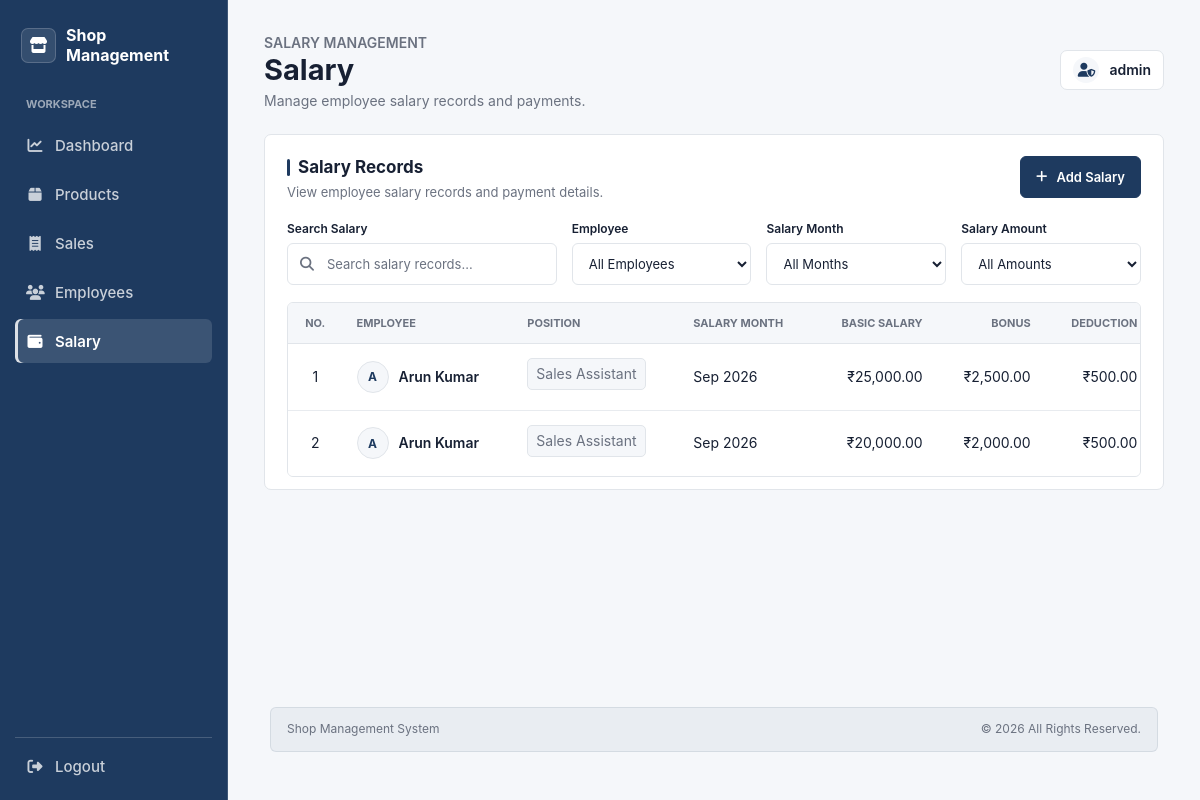
/salary/view.php (signed in), run on the app's committed database.
### tables this page shows
CREATE TABLE `salary` (
  `id` int(11) NOT NULL,
  `employee_id` int(11) NOT NULL,
  `salary_month` varchar(20) NOT NULL,
  `basic_salary` decimal(10,2) NOT NULL,
  `bonus` decimal(10,2) DEFAULT 0.00,
  `deduction` decimal(10,2) DEFAULT 0.00,
  `net_salary` decimal(10,2) NOT NULL,
  `payment_date` date DEFAULT NULL
);

CREATE TABLE `employees` (
  `id` int(11) NOT NULL,
  `name` varchar(100) NOT NULL,
  `phone` varchar(20) DEFAULT NULL,
  `email` varchar(100) DEFAULT NULL,
  `position` varchar(100) DEFAULT NULL,
  `joining_date` date DEFAULT NULL
);

### salary/view.php (the view, shortened to what this page needs)
<?php
include __DIR__ . "/../db.php";
$admin_username = htmlspecialchars($_SESSION["username"], ENT_QUOTES, "UTF-8");
$search = trim($_GET["search"] ?? "");
$employee_id = intval($_GET["employee_id"] ?? 0);
$salary_month = trim($_GET["salary_month"] ?? "");
$amount_filter = trim($_GET["amount_filter"] ?? "");
if (
	$amount_filter !== "under_10000"
	&& $amount_filter !== "10000_20000"
	&& $amount_filter !== "20000_30000"
	&& $amount_filter !== "above_30000"
) {
	$amount_filter = "";
}
$employee_filter_active = $employee_id > 0 ? 1 : 0;
$search_value = "%" . $search . "%";
$stmt = mysqli_prepare(
	$conn,
	"SELECT
		salary.id,
		employees.name,
		employees.position,
		salary.salary_month,
		salary.basic_salary,
		salary.bonus,
		salary.deduction,
		salary.net_salary,
		salary.payment_date
	FROM salary
	INNER JOIN employees
		ON salary.employee_id = employees.id
	WHERE employees.name LIKE ?
		AND (? = 0 OR salary.employee_id = ?)
		AND (? = '' OR salary.salary_month = ?)
		AND (
			? = ''
			OR (? = 'under_10000' AND salary.net_salary < 10000)
			OR (? = '10000_20000' AND salary.net_salary >= 10000 AND salary.net_salary <= 20000)
			OR (? = '20000_30000' AND salary.net_salary > 20000 AND salary.net_salary <= 30000)
			OR (? = 'above_30000' AND salary.net_salary > 30000)
		)
	ORDER BY salary.id DESC"
);
mysqli_stmt_bind_param(
	$stmt,
	"siisssssss",
	$search_value,
	$employee_filter_active,
	$employee_id,
	$salary_month,
	$salary_month,
	$amount_filter,
	$amount_filter,
	$amount_filter,
	$amount_filter,
	$amount_filter
);
mysqli_stmt_execute($stmt);
$result = mysqli_stmt_get_result($stmt);
?>
<!DOCTYPE html>
<html lang="en">
<head>
	<link rel="stylesheet" href="../css/style.css">
</head>
<body class="shop-dashboard products-page">
	<div class="dashboard-shell">
		<aside class="dashboard-sidebar" aria-label="Main navigation">
			<a class="dashboard-brand" href="../dashboard.php">
				<span class="dashboard-brand-icon" aria-hidden="true"><i class="fa-solid fa-store"></i></span>
				<span>Shop Management</span>
			</a>
			<nav class="dashboard-nav" aria-label="Primary">
				<a class="dashboard-nav-link" href="../dashboard.php">
					<i class="fa-solid fa-chart-line" aria-hidden="true"></i><span>Dashboard</span>
				</a>
				<a class="dashboard-nav-link" href="../products/view.php">
					<i class="fa-solid fa-box" aria-hidden="true"></i><span>Products</span>
				</a>
				<a class="dashboard-nav-link" href="../sales/view.php">
					<i class="fa-solid fa-receipt" aria-hidden="true"></i><span>Sales</span>
				</a>
				<a class="dashboard-nav-link" href="../employees/view.php">
					<i class="fa-solid fa-users" aria-hidden="true"></i><span>Employees</span>
				</a>
				<a class="dashboard-nav-link is-current" href="view.php" aria-current="page">
					<i class="fa-solid fa-wallet" aria-hidden="true"></i><span>Salary</span>
				</a>
			</nav>
			<a class="dashboard-logout" href="../logout.php">
				<i class="fa-solid fa-right-from-bracket" aria-hidden="true"></i><span>Logout</span>
			</a>
		</aside>
		<main class="dashboard-main">
			<header class="dashboard-header products-page-header">
				<div class="dashboard-heading">
					<p class="product-page-label">SALARY MANAGEMENT</p>
					<h1>Salary</h1>
					<p>Manage employee salary records and payments.</p>
				</div>
				<div class="dashboard-profile" aria-label="Admin profile">
					<span class="dashboard-profile-icon" aria-hidden="true"><i class="fa-solid fa-user-shield"></i></span>
					<span><?php echo $admin_username; ?></span>
				</div>
			</header>
			<section class="dashboard-panel products-panel" aria-labelledby="salary-records-title">
				<div class="dashboard-panel-heading products-panel-heading">
					<div>
						<h2 id="salary-records-title">Salary Records</h2>
						<p>View employee salary records and payment details.</p>
					</div>
					<a class="products-add-button" href="add.php">
						<i class="fa-solid fa-plus" aria-hidden="true"></i><span>Add Salary</span>
					</a>
				</div>
				<form class="products-toolbar" method="get" action="view.php">
					<div class="products-field products-search-field">
						<label for="salary-search">Search Salary</label>
						<div class="products-search-control">
							<i class="fa-solid fa-magnifying-glass" aria-hidden="true"></i>
							<input
								id="salary-search"
								name="search"
								type="search"
								placeholder="Search salary records..."
								value="<?php echo htmlspecialchars($search, ENT_QUOTES, "UTF-8"); ?>"
							>
						</div>
					</div>
					<div class="products-field products-category-field">
						<label for="salary-employee">Employee</label>
						<select id="salary-employee" name="employee_id" onchange="this.form.submit()">
							<option value="0" <?php if ($employee_id === 0) echo "selected"; ?>>All Employees</option>
						</select>
					</div>
					<div class="products-field products-category-field">
						<label for="salary-month">Salary Month</label>
						<select id="salary-month" name="salary_month" onchange="this.form.submit()">
							<option value="" <?php if ($salary_month === "") echo "selected"; ?>>All Months</option>
						</select>
					</div>
					<div class="products-field products-category-field">
						<label for="salary-amount-filter">Salary Amount</label>
						<div class="products-status-control">
							<select id="salary-amount-filter" name="amount_filter" onchange="this.form.submit()">
								<option value="" <?php if ($amount_filter === "") echo "selected"; ?>>
									All Amounts
								</option>
							</select>
						</div>
					</div>
				</form>
				<?php if (mysqli_num_rows($result) > 0): ?>
					<div class="recent-sales-table-wrap">
						<table class="recent-sales-table salary-records-table">
							<thead>
								<tr>
									<th scope="col">No.</th>
									<th scope="col">Employee</th>
									<th scope="col">Position</th>
									<th scope="col">Salary Month</th>
									<th scope="col">Basic Salary</th>
									<th scope="col">Bonus</th>
									<th scope="col">Deduction</th>
								</tr>
							</thead>
							<tbody>
								<?php $number = 1; ?>
								<?php while ($salary = mysqli_fetch_assoc($result)): ?>
									<?php $employee_initial = strtoupper(substr((string) $salary["name"], 0, 1)); ?>
									<tr data-salary-id="<?php echo (int) $salary["id"]; ?>">
										<td><?php echo $number++; ?></td>
										<td>
											<div class="employee-name-cell">
												<span class="employee-avatar" aria-hidden="true">
													<?php echo htmlspecialchars($employee_initial, ENT_QUOTES, "UTF-8"); ?>
												</span>
												<span class="employee-name">
													<?php echo htmlspecialchars((string) $salary["name"], ENT_QUOTES, "UTF-8"); ?>
												</span>
										</div>
										</td>
										<td><span class="employee-position"><?php echo htmlspecialchars((string) $salary["position"], ENT_QUOTES, "UTF-8"); ?></span></td>
										<td><?php echo date("M Y", strtotime($salary["salary_month"])); ?></td>
										<td>₹<?php echo number_format((float) $salary["basic_salary"], 2); ?></td>
										<td>₹<?php echo number_format((float) $salary["bonus"], 2); ?></td>
										<td>₹<?php echo number_format((float) $salary["deduction"], 2); ?></td>
									</tr>
								<?php endwhile; ?>
							</tbody>
						</table>
					</div>
				<?php endif; ?>
			</section>
			<footer class="dashboard-footer">
				<span>Shop Management System</span>
				<span>&copy; 2026 All Rights Reserved.</span>
			</footer>
		</main>
	</div>
</body>
</html>

### data on the page
salary: employee.name "A", employee.name "Arun Kumar", employee.position "Sales Assistant", salary_month "Sep 2026", basic_salary "25,000.00", bonus "2,500.00", deduction "500.00"
salary: employee.name "A", employee.name "Arun Kumar", employee.position "Sales Assistant", salary_month "Sep 2026", basic_salary "20,000.00", bonus "2,000.00", deduction "500.00"

### other printed values
$admin_username "admin"
